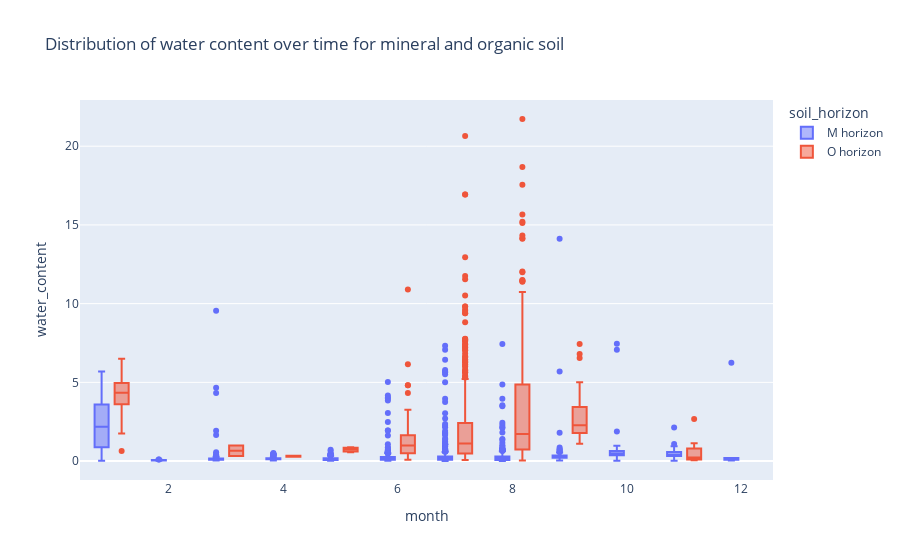

Notebook cell for this chart:
### Code cell
# Box and whisker plots
fig = px.box(df, x="month", y="water_content", color="soil_horizon", title="Distribution of water content over time for mineral and organic soil")
fig.show()

### Figure 1 — Plotly figure (JSON) as saved in the notebook; plotly's stock layout.template omitted (floating-point values rounded to 4 significant figures; data arrays with more than 128 entries replaced by an {"elided": "..."} marker saying what was removed)
{"data": [{"alignmentgroup": "True", "hovertemplate": "soil_horizon=M horizon<br>month=%{x}<br>water_content=%{y}<extra></extra>", "legendgroup": "M horizon", "marker": {"color": "#636efa"}, "name": "M horizon", "notched": false, "offsetgroup": "M horizon", "orientation": "v", "showlegend": true, "type": "box", "x": {"elided": "3281 int values"}, "x0": " ", "xaxis": "x", "y": {"elided": "3281 float values"}, "y0": " ", "yaxis": "y"}, {"alignmentgroup": "True", "hovertemplate": "soil_horizon=O horizon<br>month=%{x}<br>water_content=%{y}<extra></extra>", "legendgroup": "O horizon", "marker": {"color": "#EF553B"}, "name": "O horizon", "notched": false, "offsetgroup": "O horizon", "orientation": "v", "showlegend": true, "type": "box", "x": {"elided": "1162 int values"}, "x0": " ", "xaxis": "x", "y": {"elided": "1162 float values"}, "y0": " ", "yaxis": "y"}], "layout": {"autosize": true, "boxmode": "group", "legend": {"title": {"text": "soil_horizon"}, "tracegroupgap": 0}, "title": {"text": "Distribution of water content over time for mineral and organic soil"}, "xaxis": {"anchor": "y", "autorange": true, "domain": [0, 1], "range": [0.4592, 12.54], "title": {"text": "month"}, "type": "linear"}, "yaxis": {"anchor": "x", "autorange": true, "domain": [0, 1], "range": [-1.201, 22.93], "title": {"text": "water_content"}, "type": "linear"}}}
